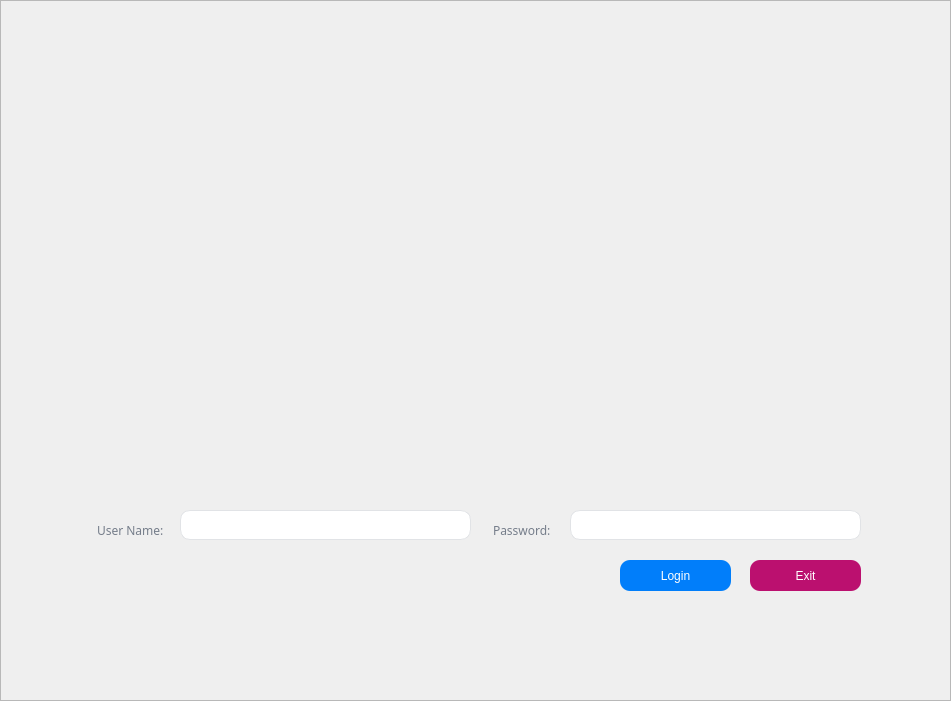
     <widget class="QFrame" name="LoginArea">
      <property name="geometry">
       <rect>
        <x>0</x>
        <y>60</y>
        <width>951</width>
        <height>701</height>
       </rect>
      </property>
      <property name="styleSheet">
       <string notr="true">color: rgb(218, 218, 218);</string>
      </property>
      <property name="frameShape">
       <enum>QFrame::StyledPanel</enum>
      </property>
      <property name="frameShadow">
       <enum>QFrame::Raised</enum>
      </property>
      <widget class="QLabel" name="label_5">
       <property name="geometry">
        <rect>
         <x>220</x>
         <y>40</y>
         <width>481</width>
         <height>401</height>
        </rect>
       </property>
       <property name="text">
        <string/>
       </property>
       <property name="pixmap">
        <pixmap resource="resource.qrc">:/img/img/login.jpg</pixmap>
       </property>
       <property name="scaledContents">
        <bool>true</bool>
       </property>
      </widget>
      <widget class="QLineEdit" name="TxtUserName">
       <property name="geometry">
        <rect>
         <x>180</x>
         <y>510</y>
         <width>291</width>
         <height>30</height>
        </rect>
       </property>
       <property name="styleSheet">
        <string notr="true">border: 1px solid rgb(225, 227, 230);
color: rgb(0, 0, 0);
border-radius: 10px;
padding-left: 10px;</string>
       </property>
       <property name="inputMethodHints">
        <set>Qt::ImhNone</set>
       </property>
       <property name="inputMask">
        <string/>
       </property>
       <property name="text">
        <string/>
       </property>
      </widget>
      <widget class="QLineEdit" name="TxtPassword">
       <property name="geometry">
        <rect>
         <x>570</x>
         <y>510</y>
         <width>291</width>
         <height>30</height>
        </rect>
       </property>
       <property name="styleSheet">
        <string notr="true">border: 1px solid rgb(225, 227, 230);
color: rgb(0, 0, 0);
border-radius: 10px;
padding-left: 10px;</string>
       </property>
       <property name="inputMask">
        <string/>
       </property>
       <property name="text">
        <string/>
       </property>
      </widget>
      <widget class="QLabel" name="label_3">
       <property name="geometry">
        <rect>
         <x>480</x>
         <y>520</y>
         <width>83</width>
         <height>20</height>
        </rect>
       </property>
       <property name="font">
        <font>
         <family>Franklin Gothic Medium</family>
         <pointsize>9</pointsize>
        </font>
       </property>
       <property name="styleSheet">
        <string notr="true">color: rgb(117, 125, 138);
padding-left: 10px;</string>
       </property>
       <property name="text">
        <string>Password:</string>
       </property>
      </widget>
      <widget class="QLabel" name="label_14">
       <property name="geometry">
        <rect>
         <x>84</x>
         <y>520</y>
         <width>91</width>
         <height>20</height>
        </rect>
       </property>
       <property name="font">
        <font>
         <family>Franklin Gothic Medium</family>
         <pointsize>9</pointsize>
        </font>
       </property>
       <property name="styleSheet">
        <string notr="true">color: rgb(117, 125, 138);
padding-left: 10px;</string>
       </property>
       <property name="text">
        <string>User Name:</string>
       </property>
      </widget>
      <widget class="QPushButton" name="BtnLogin">
       <property name="geometry">
        <rect>
         <x>620</x>
         <y>560</y>
         <width>111</width>
         <height>31</height>
        </rect>
       </property>
       <property name="cursor">
        <cursorShape>PointingHandCursor</cursorShape>
       </property>
       <property name="styleSheet">
        <string notr="true">background-color: rgb(1, 126, 250);
border-radius: 10px;
color: rgb(255, 255, 255);</string>
       </property>
       <property name="text">
        <string>Login</string>
       </property>
      </widget>
      <widget class="QPushButton" name="BtnExit">
       <property name="geometry">
        <rect>
         <x>750</x>
         <y>560</y>
         <width>111</width>
         <height>31</height>
        </rect>
       </property>
       <property name="cursor">
        <cursorShape>PointingHandCursor</cursorShape>
       </property>
       <property name="styleSheet">
        <string notr="true">background-color: rgb(187, 16, 111);
border-radius: 10px;
color: rgb(255, 255, 255);</string>
       </property>
       <property name="text">
        <string>Exit</string>
       </property>
      </widget>
     </widget>
